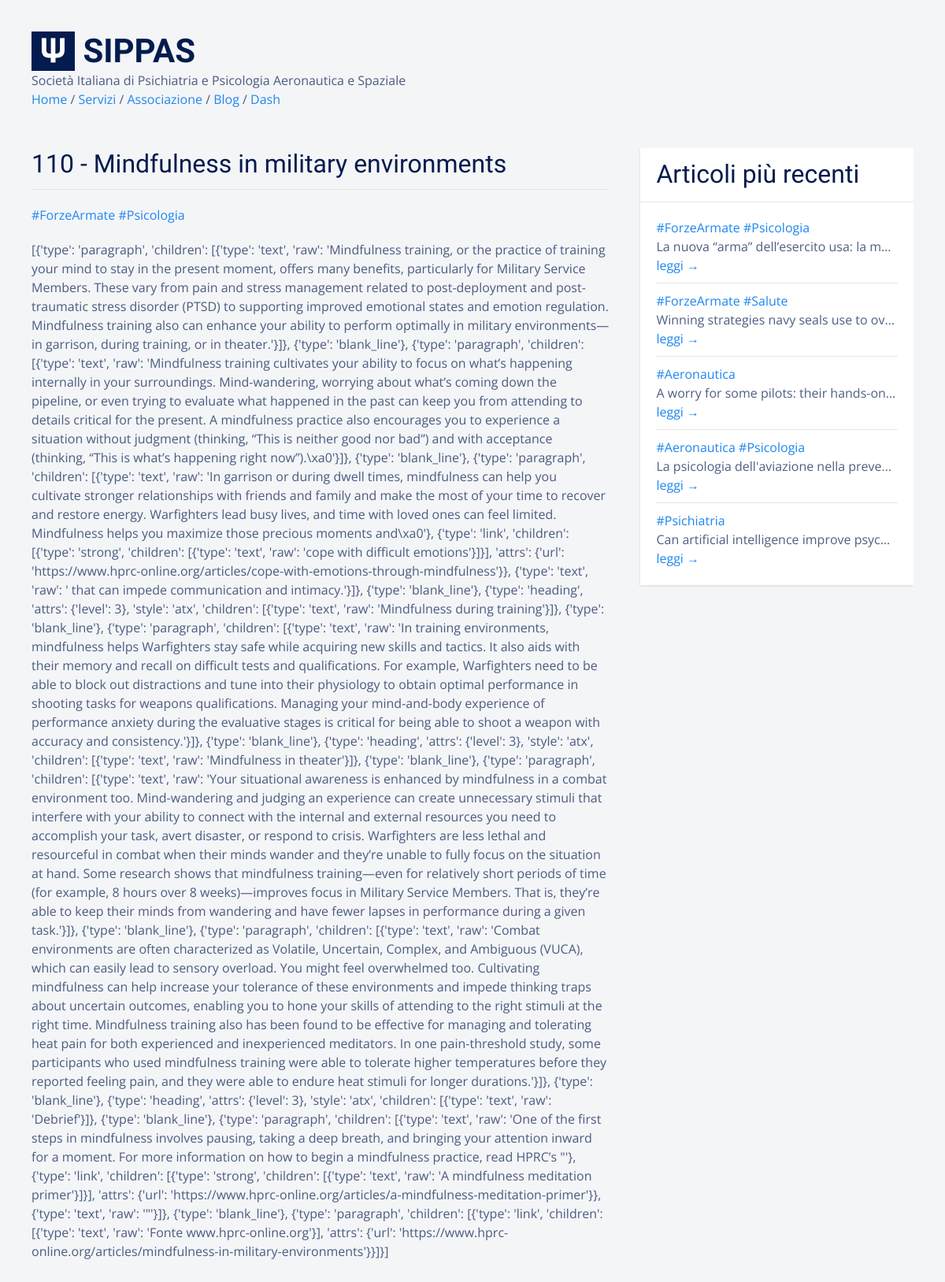
Screenshot of /blog/view/110 with the database file from the repository.
### tables this page shows
CREATE TABLE "posts" (
  "id" integer NOT NULL,
  "title" text,
  "body" TEXT,
  "teaser" text,
  "tags" TEXT,
  "is_sticky" integer,
  "author" text,
  "created_at" TEXT,
  "updated_at" text,
  "published_at" TEXT,
  PRIMARY KEY ("id")
);

### flaskApp/blueprints/blog/routes.py (the view)
@bp_blog.route("/view/<int:id>")
@cache.cached(timeout=60*60*24*30)
def view_post(id):
  post = query_db("SELECT * FROM posts WHERE id = ?", [ id ], True)
  latests = query_db("SELECT * FROM posts ORDER BY id DESC LIMIT 5")
  if post == None: abort(404)
  return render_template("blog/post_view.html",  post=post, latests=latests)

### flaskApp/__init__.py (called while the page is built)
@app.after_request
def after_request(response):
  if request.path != "/":
    response.set_cookie("sippas_cookie_consent", value="set",  expires=datetime.datetime.now() + datetime.timedelta(days=365))
  return response

### flaskApp/db/sqlite.py (called while the page is built)
def dict_factory(cursor, row):
  d = {}
  for idx, col in enumerate(cursor.description):
    d[col[0]] = row[idx]
  return d

def get_db():
  if "db" not in g:
    g.db = sqlite3.connect(
      db_path,
      detect_types=sqlite3.PARSE_DECLTYPES,
      isolation_level="DEFERRED"
    )
    g.db.cursor().execute("PRAGMA journal_mode=WAL")
    g.db.row_factory = dict_factory
  return g.db

def query_db(query, args=(), one=False):
  with closing(get_db().cursor().execute(query, args)) as cur:
    rv = cur.fetchall()
    return (rv[0] if rv else None) if one else rv

### flaskApp/extensions/jinja_ext.py (called while the page is built)
def md_to_html(value):
  return markdown(value)

### flaskApp/blueprints/blog/templates/blog/post_view.html
{% extends 'base.html' %}
{% block content %}
<div class="uk-section">
  <div class="uk-container">
    <div class="uk-grid">
      <div class="uk-width-expand">
        <h2 class="uk-heading-divider">{{ post.id }} - {{ post.title }}</h2>
        <article class="uk-article">
          <p>
            {% for tag in post.tags.split(' ') %}
            <a href="{{ url_for('blog.posts_tagged', tag=tag) }}">{{ tag }}</a>
            {% endfor %}<br>
          </p>
          <div>
            {{ post.body | md_to_html | safe }}
          </div>
        </article>
      </div>
      {% if latests %}
      <div class="uk-width-1-3@s uk-text-truncate">
        <div class="uk-card uk-card-default uk-card-small">
          <div class="uk-card-header">
            <h2>Articoli più recenti</h2>
          </div>
          <div class="uk-card-body">
            <ul class="uk-list uk-list-divider uk-margin-medium">
              {% for l in latests %}
              <li class="uk-text-truncate uk-padding-vertical uk-padding-horizontal-small">
                {% for tag in l.tags.split(' ') %}
                <a href="{{ url_for('blog.posts_tagged', tag=tag) }}">{{ tag }}</a>
                {% endfor %}<br>
                {{ l.title | capitalize }}<br>
                <a href="{{ url_for('blog.view_post', id=l.id) }}">leggi &rarr;</a><br>
              </li>
              {% endfor %}
            </ul>
          </div>
        </div>
      </div>
      {% endif %}
    </div>
  </div>
</div>
{% endblock %}

### flaskApp/static/css/main.css (style rules this page uses)
html { font-family: 'Open Sans', sans-serif; font-size: 16px; font-weight: normal; line-height: 1.5; background: #f4f5f7; color: rgba(3,27,78,0.7); }
h1, .uk-h1, h2, .uk-h2, h3, .uk-h3, h4, .uk-h4, h5, .uk-h5, h6, .uk-h6 { font-family: 'Yanone Kaffeesatz', sans-serif; margin: 0 0 20px 0; font-weight: normal; color: #031b4e; text-transform: none; }
li { margin-bottom: 2px; }
.uk-section { padding: 0px; padding-top: 30px; }
.uk-card-default { color: rgba(3,27,78,0.7) !important; -webkit-box-shadow: 0 1px 3px rgba(0,0,0,.12); box-shadow: 0 1px 3px rgba(0,0,0,.12); border: 0; }

### rows the page displays
posts: id "110", title "Mindfulness in military environments", body|md_to_html "[{'type': 'paragraph', 'children': [{'type': 'text', 'raw': 'Mindfulness training, or the practice of training your mind to stay in the present moment, offers many benefits, particularly for Military Service Members. These vary from pain and stress management related to post-deployment and post-traumatic stress disorder (PTSD) to supporting improved emotional states and emotion regulation. Mindfulness training also can enhance your ability to perform optimally in military environments—in garrison, during training, or in theater.'}]}, {'type': 'blank_line'}, {'type': 'paragraph', 'children': [{'type': 'text', 'raw': 'Mindfulness training cultivates your ability to focus on what’s happening…"
posts: tag "#ForzeArmate" "#Psicologia", title "La nuova “arma” dell’esercito usa: la m…"
posts: tag "#ForzeArmate" "#Salute", title "Winning strategies navy seals use to ov…"
posts: tags "#Aeronautica", title "A worry for some pilots: their hands-on…"
posts: tag "#Aeronautica" "#Psicologia", title "La psicologia dell'aviazione nella preve…"
posts: tags "#Psichiatria", title "Can artificial intelligence improve psych…"

### other values shown
{{ tag }} "#ForzeArmate" "#Psicologia"
